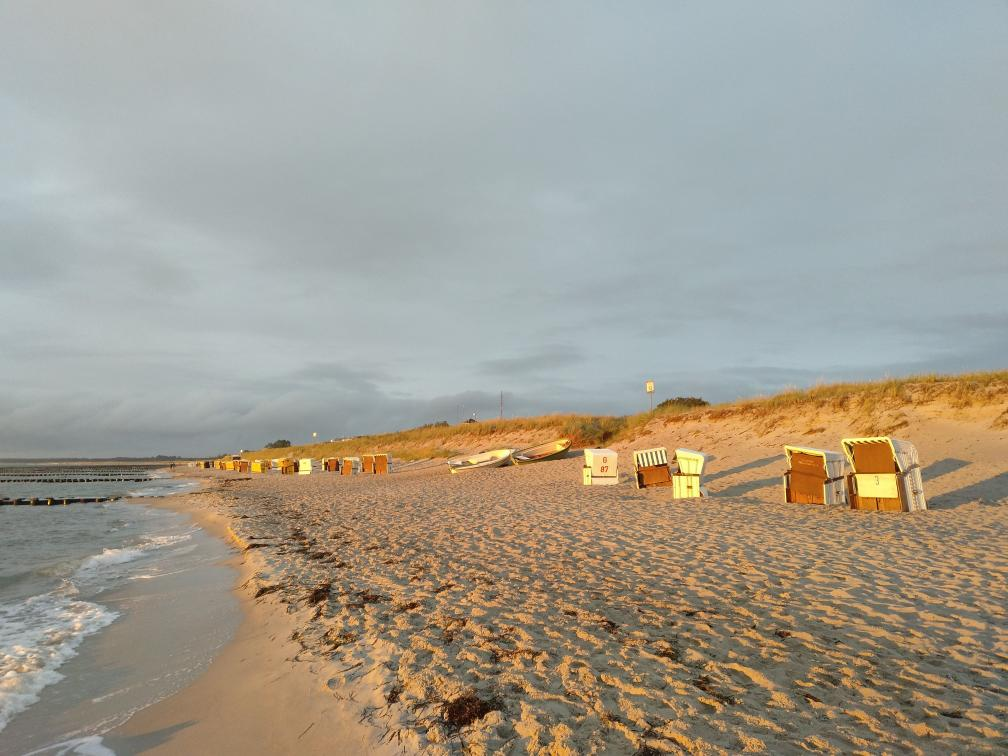
#> input picture lesson_2/data/sea.jpg, 1008 x 756 px
$ jupyter execute Homework.ipynb
#> lines starting #> are read from the running program, lines starting #| are printed output that depends on the picture; long printed decimals are rounded
# HOMEWORK 2
For this homework you will have to complete and implement the colour balancing for:
* Gray world algorithm
* Scale-by-max algorithm

You are free to use your own images. Experiment with more images and think about the effect each of the algorithms has on the resulting (balanced) image.

### Colour Balancing
In this notebook we will show different type of colour balancing making use of von Kries' hypothesis.

[cell 1]
import cv2
import numpy as np
from matplotlib import pyplot as plt
plt.rcParams['figure.figsize'] = [15, 5]

[cell 2]
img = cv2.imread('./data/sea.jpg')
#> img is the input picture: shape (756, 1008, 3); mean B, G, R 144.1, 156.8, 162.3
img = cv2.cvtColor(img, cv2.COLOR_BGR2RGB)
plt.imshow(img)

### White patch
In white patch algorithm we choose a group of pixels we know they should be white. We then scale the resulting image colour channels by this white patch.

[cell 3]
# Define white patch and the coefficients
row, col = 485, 864
white = img[row, col, :]
#> white = [252, 242, 127]
coeffs = 255.0/white
#> coeffs = [1.01, 1.05, 2.01]

print(coeffs)
#| [1.012 1.054 2.008]

# Apply white balancing and generate balanced image
balanced = np.zeros_like(img, dtype=np.float32)
for channel in range(3):
    balanced[..., channel] = img[..., channel] * coeffs[channel]
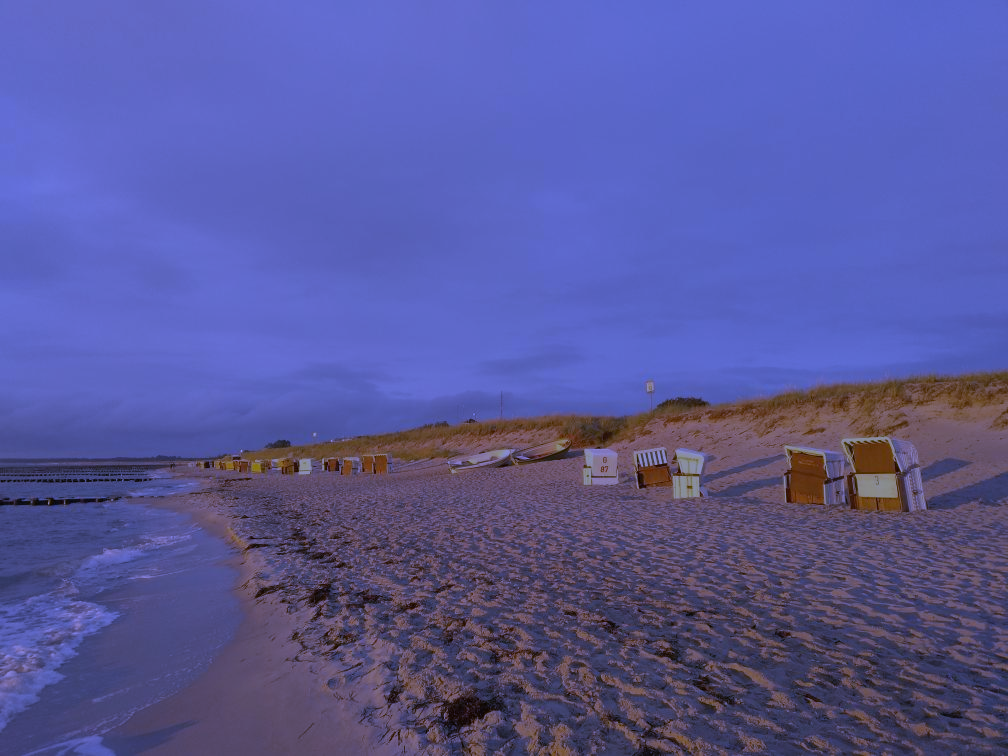
#> balanced: shape (756, 1008, 3) float32; mean R, G, B 164.2, 165.2, 289.2; drawn with min black and max white

# White patching does not guarantee that the dynamic range is preserved, images must be clipped.

balanced = balanced/255
balanced[balanced > 1] = 1
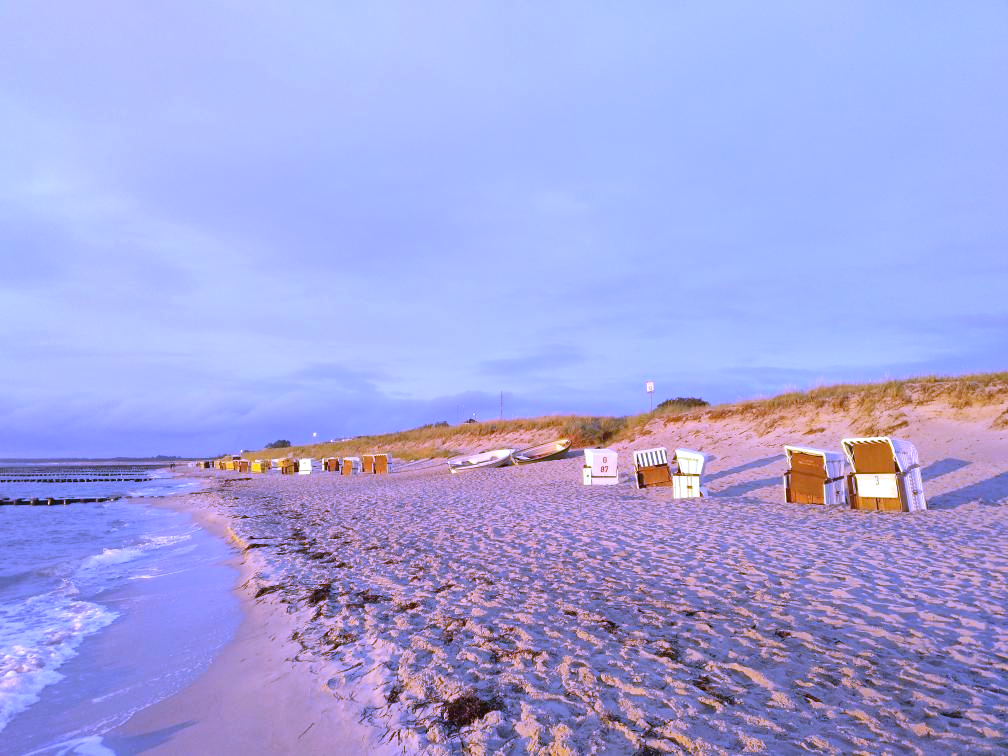
#> balanced: shape (756, 1008, 3) float32; mean R, G, B 0.644, 0.648, 0.879

plt.subplot(121), plt.imshow(img)
plt.subplot(122), plt.imshow(balanced)
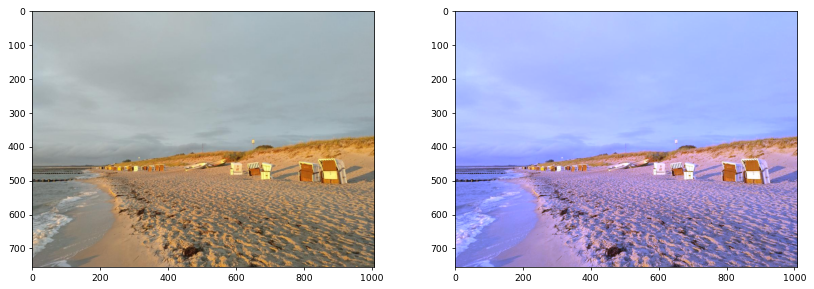
#> figure drawn by matplotlib, 2 panels

### Gray world
This algorithm assumes that a scene, on average, is gray.

[cell 4]
# Load your image
img = cv2.imread('./data/room.jpg')
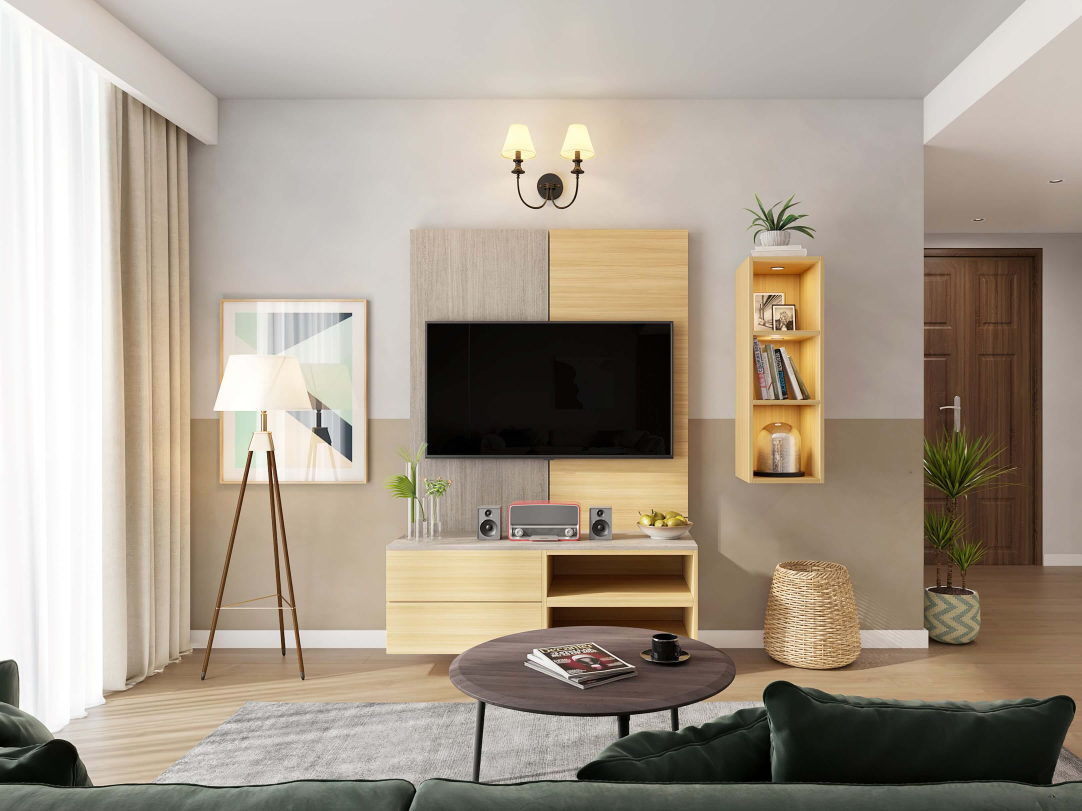
#> input picture lesson_2/data/room.jpg, 3244 x 2433 px (shown at 1/3 size)
#> img is the input picture: shape (2433, 3244, 3); mean B, G, R 140.3, 154.9, 166.3
img = cv2.cvtColor(img, cv2.COLOR_BGR2RGB)

# Compute the mean values for all three colour channels (red, green, blue)
average_r = np.average(img[:, :, 0])
#> average_r = 166.3
average_g = np.average(img[:, :, 1])
#> average_g = 154.9
average_b = np.average(img[:, :, 2])
#> average_b = 140.3

avg = (average_r + average_g + average_b) / 3
#> avg = 153.8
scale_value_b = avg / average_r
#> scale_value_b = 0.925
scale_value_g = avg / average_g
#> scale_value_g = 0.993
scale_value_r = avg / average_b
#> scale_value_r = 1.1

kr = 1
kg = average_r / average_g
#> kg = 1.07
kb = average_g * kg / average_b
#> kb = 1.19
coeffs=[scale_value_r, scale_value_g, scale_value_b]
#> coeffs = [1.1, 0.993, 0.925]

# Compute the coefficients kr, kg, kb
# Note: there are 3 coefficients to compute but we only have 2 equations.
# Therefore, you have to make an assumption, fix the value of one of the
# coefficients and compute the remining two
# Hint: You can fix the coefficient of the brightest colour channel to 1.

# Apply color balancing and generate the balanced image
balanced = np.zeros_like(img, dtype=np.float32)
for channel in range(3):
    balanced[..., channel] = img[..., channel] * coeffs[channel]
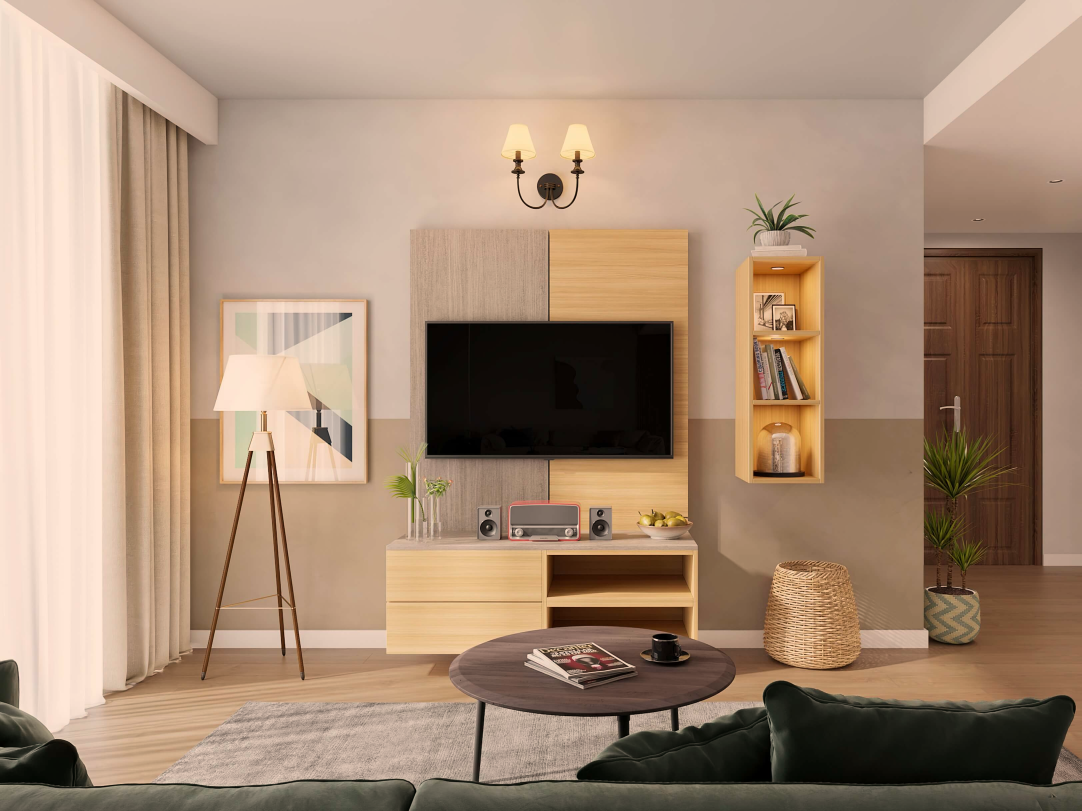
#> balanced: shape (2433, 3244, 3) float32 (shown at 1/3 size); mean R, G, B 182.5, 153, 129.6; drawn with min black and max white

balanced = balanced/255
balanced[balanced > 1] = 1

# Show the original and the balanced image side by side
plt.subplot(121), plt.imshow(img)
plt.subplot(122), plt.imshow(balanced)

### Scale-by-max
This is a straightforward algorithm that scales each colour channel by its maximum value. Note that it is sensitive to noise and saturations.

[cell 5]
# Load your image
img = cv2.imread('./data/forest.jpg')
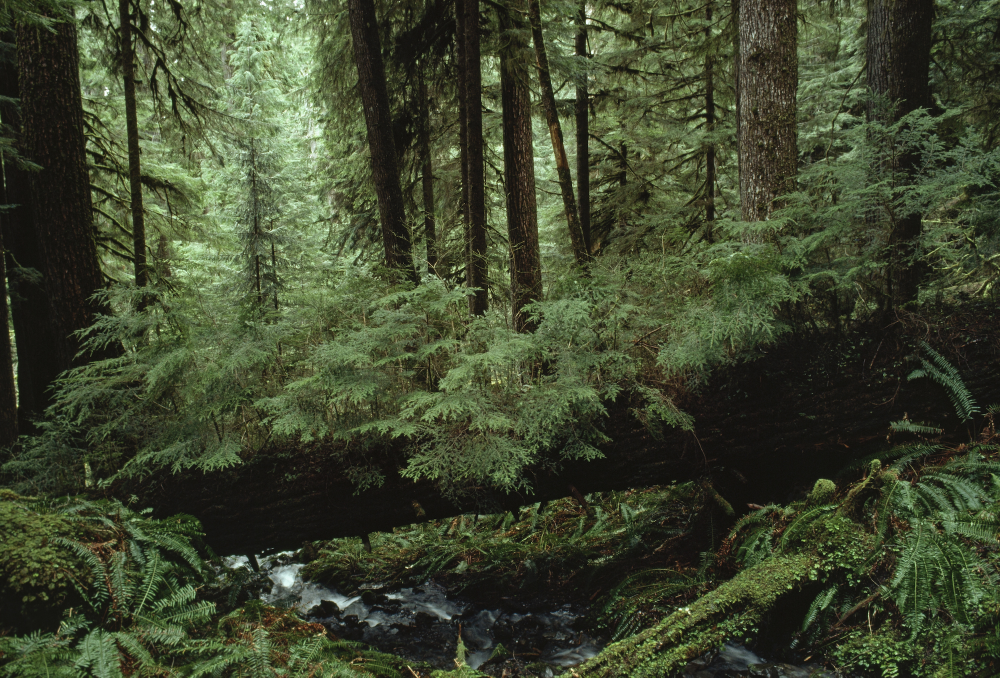
#> input picture lesson_2/data/forest.jpg, 2000 x 1355 px (shown at 1/2 size)
#> img is the input picture: shape (1355, 2000, 3); mean B, G, R 46, 69.9, 62.2
img = cv2.cvtColor(img, cv2.COLOR_BGR2RGB)

# Compute the maximum values for all three colour channels (red, green, blue)
max_r = np.max(img[..., 0]/255)
#> max_r = 1
max_g = np.max(img[..., 1]/255)
#> max_g = 1
max_b = np.max(img[..., 2]/255)
#> max_b = 1
coeffs=[max_r, max_g, max_b]
#> coeffs = [1, 1, 1]

# Apply scale-by-max balancing and generate the balanced image
balanced = np.zeros_like(img, dtype=np.float32)
for channel in range(3):
    balanced[..., channel] = img[..., channel] / coeffs[channel];
#> balanced: shape (1355, 2000, 3) float32

balanced = balanced/255
balanced[balanced > 1] = 1

plt.subplot(121), plt.imshow(img)
plt.subplot(122), plt.imshow(balanced)

#I tried differe images, and they all give max_r, max_g, max_b as 255 or 1.0. This results in no effect on the image.
